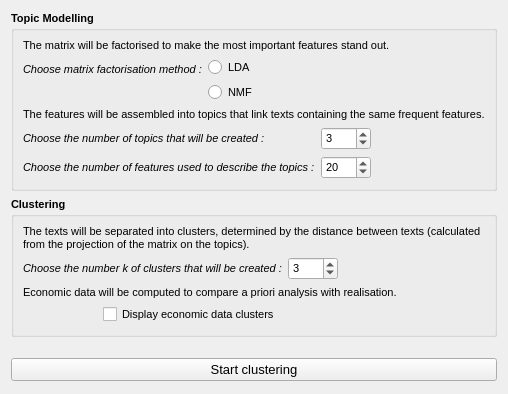
              <widget class="QWidget" name="clustering_tab">
               <attribute name="title">
                <string notr="true">Clustering</string>
               </attribute>
               <layout class="QVBoxLayout" name="verticalLayout_11">
                <item>
                 <widget class="QGroupBox" name="topic_modelling_groupBox">
                  <property name="font">
                   <font>
                    <pointsize>8</pointsize>
                    <weight>75</weight>
                    <bold>true</bold>
                   </font>
                  </property>
                  <property name="title">
                   <string notr="true">Topic Modelling</string>
                  </property>
                  <layout class="QVBoxLayout" name="verticalLayout_9">
                   <item>
                    <widget class="QLabel" name="topic_modelling_label_1">
                     <property name="font">
                      <font>
                       <weight>50</weight>
                       <bold>false</bold>
                      </font>
                     </property>
                     <property name="text">
                      <string notr="true">The matrix will be factorised to make the most important features stand out.</string>
                     </property>
                    </widget>
                   </item>
                   <item>
                    <layout class="QFormLayout" name="factorisation_formLayout">
                     <property name="formAlignment">
                      <set>Qt::AlignLeading|Qt::AlignLeft|Qt::AlignVCenter</set>
                     </property>
                     <item row="0" column="0">
                      <widget class="QLabel" name="factorisation_label">
                       <property name="font">
                        <font>
                         <weight>50</weight>
                         <italic>true</italic>
                         <bold>false</bold>
                        </font>
                       </property>
                       <property name="toolTip">
                        <string notr="true"/>
                       </property>
                       <property name="text">
                        <string notr="true">Choose matrix factorisation method :</string>
                       </property>
                      </widget>
                     </item>
                     <item row="0" column="1">
                      <layout class="QVBoxLayout" name="factorisation_buttons_verticalLayout">
                       <item>
                        <widget class="QRadioButton" name="lda">
                         <property name="font">
                          <font>
                           <weight>50</weight>
                           <bold>false</bold>
                          </font>
                         </property>
                         <property name="cursor">
                          <cursorShape>PointingHandCursor</cursorShape>
                         </property>
                         <property name="toolTip">
                          <string notr="true">Latent Dirichlet Allocation</string>
                         </property>
                         <property name="text">
                          <string notr="true">LDA</string>
                         </property>
                         <attribute name="buttonGroup">
                          <string notr="true">factorisation_buttonGroup</string>
                         </attribute>
                        </widget>
                       </item>
                       <item>
                        <widget class="QRadioButton" name="nmf">
                         <property name="font">
                          <font>
                           <weight>50</weight>
                           <bold>false</bold>
                          </font>
                         </property>
                         <property name="cursor">
                          <cursorShape>PointingHandCursor</cursorShape>
                         </property>
                         <property name="toolTip">
                          <string notr="true">Non-negative Matrix Factorization</string>
                         </property>
                         <property name="text">
                          <string notr="true">NMF</string>
                         </property>
                         <attribute name="buttonGroup">
                          <string notr="true">factorisation_buttonGroup</string>
                         </attribute>
                        </widget>
                       </item>
                      </layout>
                     </item>
                    </layout>
                   </item>
                   <item>
                    <widget class="QLabel" name="topic_modelling_label_2">
                     <property name="font">
                      <font>
                       <weight>50</weight>
                       <bold>false</bold>
                      </font>
                     </property>
                     <property name="text">
                      <string notr="true">The features will be assembled into topics that link texts containing the same frequent features.</string>
                     </property>
                    </widget>
                   </item>
                   <item>
                    <layout class="QFormLayout" name="topics_formLayout">
                     <item row="0" column="1">
                      <widget class="QSpinBox" name="number_topics_spinBox">
                       <property name="maximumSize">
                        <size>
                         <width>50</width>
                         <height>16777215</height>
                        </size>
                       </property>
                       <property name="font">
                        <font>
                         <weight>50</weight>
                         <bold>false</bold>
                        </font>
                       </property>
                       <property name="value">
                        <number>3</number>
                       </property>
                      </widget>
                     </item>
                     <item row="1" column="0">
                      <widget class="QLabel" name="number_top_features_label">
                       <property name="font">
                        <font>
                         <weight>50</weight>
                         <italic>true</italic>
                         <bold>false</bold>
                        </font>
                       </property>
                       <property name="text">
                        <string notr="true">Choose the number of features used to describe the topics :</string>
                       </property>
                      </widget>
                     </item>
                     <item row="1" column="1">
                      <widget class="QSpinBox" name="number_top_features_spinBox">
                       <property name="maximumSize">
                        <size>
                         <width>50</width>
                         <height>16777215</height>
                        </size>
                       </property>
                       <property name="font">
                        <font>
                         <weight>50</weight>
                         <bold>false</bold>
                        </font>
                       </property>
                       <property name="value">
                        <number>20</number>
                       </property>
                      </widget>
                     </item>
                     <item row="0" column="0">
                      <widget class="QLabel" name="number_topics_label">
                       <property name="font">
                        <font>
                         <weight>50</weight>
                         <italic>true</italic>
                         <bold>false</bold>
                        </font>
                       </property>
                       <property name="text">
                        <string notr="true">Choose the number of topics that will be created :</string>
                       </property>
                      </widget>
                     </item>
                    </layout>
                   </item>
                  </layout>
                 </widget>
                </item>
                <item>
                 <widget class="QGroupBox" name="clustering_groupBox">
                  <property name="font">
                   <font>
                    <pointsize>8</pointsize>
                    <weight>75</weight>
                    <bold>true</bold>
                   </font>
                  </property>
                  <property name="title">
                   <string notr="true">Clustering</string>
                  </property>
                  <layout class="QVBoxLayout" name="verticalLayout_10">
                   <item>
                    <widget class="QLabel" name="clustering_label_1">
                     <property name="font">
                      <font>
                       <weight>50</weight>
                       <bold>false</bold>
                      </font>
                     </property>
                     <property name="text">
                      <string notr="true">The texts will be separated into clusters, determined by the distance between texts (calculated from the projection of the matrix on the topics).</string>
                     </property>
                     <property name="wordWrap">
                      <bool>true</bool>
                     </property>
                    </widget>
                   </item>
                   <item>
                    <layout class="QFormLayout" name="number_clusters_formLayout">
                     <item row="0" column="0">
                      <widget class="QLabel" name="number_clusters_label">
                       <property name="font">
                        <font>
                         <weight>50</weight>
                         <italic>true</italic>
                         <bold>false</bold>
                        </font>
                       </property>
                       <property name="text">
                        <string notr="true">Choose the number k of clusters that will be created :</string>
                       </property>
                      </widget>
                     </item>
                     <item row="0" column="1">
                      <widget class="QSpinBox" name="number_clusters_spinBox">
                       <property name="maximumSize">
                        <size>
                         <width>50</width>
                         <height>16777215</height>
                        </size>
                       </property>
                       <property name="font">
                        <font>
                         <weight>50</weight>
                         <bold>false</bold>
                        </font>
                       </property>
                       <property name="value">
                        <number>3</number>
                       </property>
                      </widget>
                     </item>
                    </layout>
                   </item>
                   <item>
                    <widget class="QLabel" name="clustering_label_2">
                     <property name="font">
                      <font>
                       <weight>50</weight>
                       <bold>false</bold>
                      </font>
                     </property>
                     <property name="text">
                      <string notr="true">Economic data will be computed to compare a priori analysis with realisation.</string>
                     </property>
                    </widget>
                   </item>
                   <item>
                    <layout class="QHBoxLayout" name="display_clusters_horizontalLayout">
                     <item>
                      <spacer name="display_clusters_horizontalSpacer">
                       <property name="orientation">
                        <enum>Qt::Horizontal</enum>
                       </property>
                       <property name="sizeType">
                        <enum>QSizePolicy::Maximum</enum>
                       </property>
                       <property name="sizeHint" stdset="0">
                        <size>
                         <width>80</width>
                         <height>20</height>
                        </size>
                       </property>
                      </spacer>
                     </item>
                     <item>
                      <widget class="QCheckBox" name="display_clusters_checkBox">
                       <property name="font">
                        <font>
                         <weight>50</weight>
                         <bold>false</bold>
                        </font>
                       </property>
                       <property name="text">
                        <string notr="true">Display economic data clusters</string>
                       </property>
                      </widget>
                     </item>
                    </layout>
                   </item>
                  </layout>
                 </widget>
                </item>
                <item>
                 <spacer name="verticalSpacer_3">
                  <property name="orientation">
                   <enum>Qt::Vertical</enum>
                  </property>
                  <property name="sizeHint" stdset="0">
                   <size>
                    <width>20</width>
                    <height>15</height>
                   </size>
                  </property>
                 </spacer>
                </item>
                <item>
                 <widget class="QPushButton" name="start_clustering_pushButton">
                  <property name="font">
                   <font>
                    <pointsize>10</pointsize>
                   </font>
                  </property>
                  <property name="text">
                   <string notr="true">Start clustering</string>
                  </property>
                 </widget>
                </item>
                <item>
                 <spacer name="verticalSpacer_6">
                  <property name="orientation">
                   <enum>Qt::Vertical</enum>
                  </property>
                  <property name="sizeHint" stdset="0">
                   <size>
                    <width>20</width>
                    <height>2</height>
                   </size>
                  </property>
                 </spacer>
                </item>
               </layout>
              </widget>
